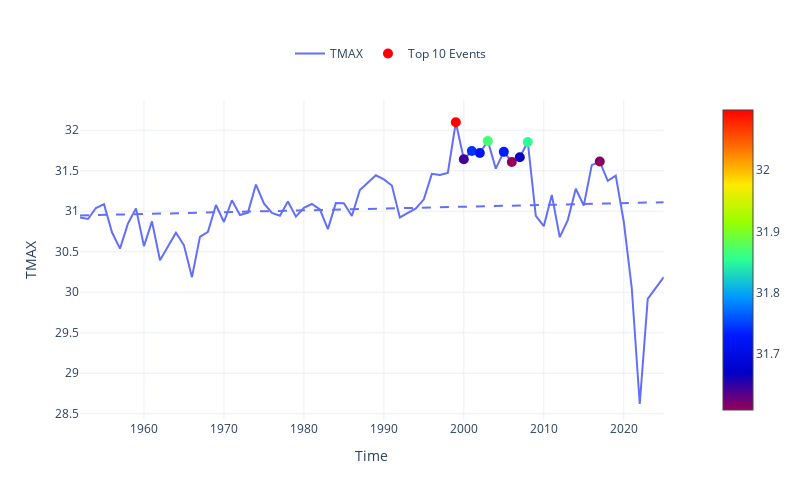

The cell this chart's notebook holds for it:
### Code cell
dict_plot = [{'data' : st_data, 'var' : 'TMAX', 'ax' : 1, 'label' : 'TMAX'}]
scatter_dict = [{'data' : top_10, 'var' : 'TMAX', 'ax' : 1, 'label' : 'Top 10 Events'}]
fig = plot_timeseries_interactive(dict_plot, trendline=True, scatter_dict = scatter_dict);
